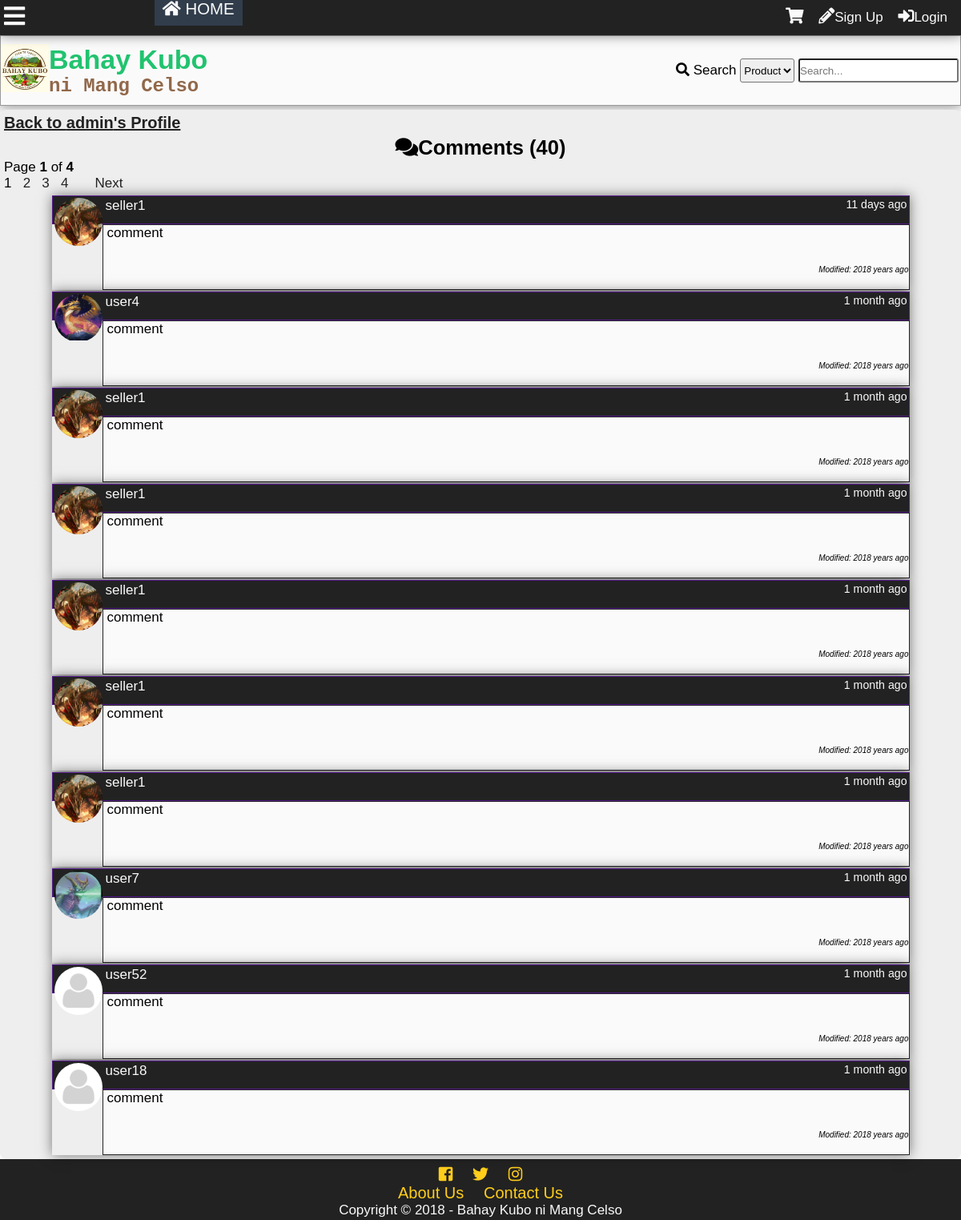
The page /profilecomments.php?id=1 on the database as committed earlier.
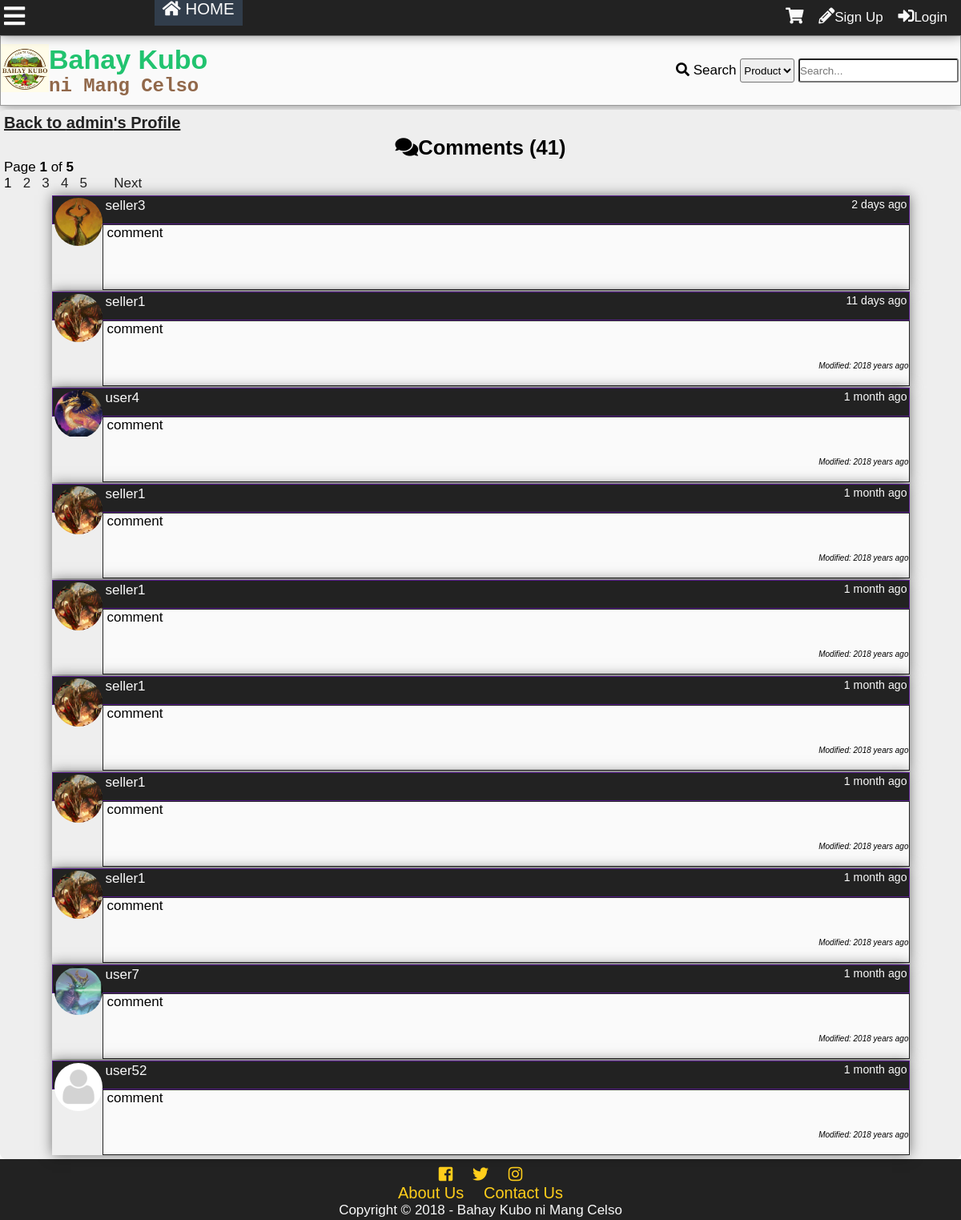
The same page on the database as committed later.
### tables this page shows
CREATE TABLE `tblcomment` (
  `commentid` int(11) NOT NULL,
  `userid` int(11) NOT NULL,
  `receiver` int(11) NOT NULL,
  `comment` text NOT NULL,
  `dateposted` datetime NOT NULL DEFAULT '0000-00-00 00:00:00',
  `modified` timestamp NULL DEFAULT NULL ON UPDATE CURRENT_TIMESTAMP
);

CREATE TABLE `tbluser` (
  `userid` int(11) NOT NULL,
  `username` varchar(100) NOT NULL,
  `password` varchar(100) NOT NULL,
  `firstname` varchar(100) NOT NULL,
  `middlename` varchar(100) NOT NULL,
  `lastname` varchar(100) NOT NULL,
  `birthday` varchar(20) NOT NULL,
  `datecreated` timestamp NOT NULL DEFAULT '0000-00-00 00:00:00',
  `email` varchar(100) NOT NULL,
  `phone` varchar(100) NOT NULL,
  `location` varchar(255) NOT NULL,
  `usertypeid` int(11) NOT NULL,
  `access` int(11) NOT NULL,
  `imgpath` varchar(200) NOT NULL,
  `bio` text NOT NULL,
  `is_show_email` tinyint(1) NOT NULL,
  `gender` int(11) NOT NULL,
  `lastupdate` timestamp NOT NULL DEFAULT '0000-00-00 00:00:00',
  `lastonline` timestamp NOT NULL DEFAULT '0000-00-00 00:00:00',
  `profileviews` int(11) NOT NULL
);

### profilecomments.php (the view, shortened to what this page needs)
<?php
include'functions.php';
require_once'connection.php';if(isset($_GET['id'])){
	$id=$_GET['id'];
	$sql="SELECT username FROM tbluser WHERE userid='$id'";
	$result=$conn->query($sql);
	$fetch=$result->fetch_object();
	if(!$fetch){
		die('This page doesn\'t exist.');
	}else{
	$name=$fetch->username;
	}
}else{
	die('This page doesn\'t exist.');
}
?>
<!DOCTYPE html>
<html lang="en">
<head>
    <link rel="stylesheet" href="css/style.css">
  	<link rel="stylesheet" href="css/fontawesome-all.css">
</head>
<body onscroll="scrollOpacity()">
	<div class="main-container">
		<div class="other-content">
			<h1><a class="btp" href="profile.php?id=<?php echo $_GET['id'] ?>">Back to <?php echo $name ?>'s Profile</a></h1>
<?php
$sql="SELECT commentid FROM tblcomment WHERE receiver='$id'";
$result=$conn->query($sql);
$rows=$result->num_rows;
$page_rows = 10;
$last = ceil($rows/$page_rows);
$pagenum = 1;
$limit = 'LIMIT ' .($pagenum - 1) * $page_rows .',' .$page_rows;
$sql3="SELECT commentid,tblcomment.userid,username,comment,dateposted,imgpath,modified FROM tblcomment
LEFT JOIN tbluser
	ON tblcomment.userid = tbluser.userid
WHERE receiver='$id'
ORDER BY commentid DESC $limit";
$textline1 = "<i class='fas fa-comments'></i>Comments (<b>".number_format($rows)."</b>)";
$textline2 = "Page <b>$pagenum</b> of <b>$last</b>";
$paginationCtrls = '';
if($last != 1){
    $paginationCtrls .= ''.$pagenum.' &nbsp; ';
	for($i = $pagenum+1; $i <= $last; $i++){
		$paginationCtrls .= '<a href="'.$_SERVER['PHP_SELF'].'?id='.$_GET['id'].'&pn='.$i.'">'.$i.'</a> &nbsp; ';
		if($i >= $pagenum+4){
			break;
		}
	}
	    if ($pagenum != $last) {
        $next = $pagenum + 1;
        $paginationCtrls .= ' &nbsp; &nbsp; <a href="'.$_SERVER['PHP_SELF'].'?id='.$_GET['id'].'&pn='.$next.'">Next</a> ';
    }
}
 echo'<h2>  '.$textline1.'</h2>
  <p>  '.$textline2.' </p>
  <div id="pagination_controls"> '.$paginationCtrls.'</div>';
$result3=$conn->query($sql3);
while($rows2=$result3->fetch_object()){
	$Cuser=$rows2->username;
	$Ccomment=$rows2->comment;
	$dateposted=$rows2->dateposted;
	$Cimg=$rows2->imgpath;
	$modified=$rows2->modified;
	if($Cimg==''){
		$Cimg='img/default.png';
	}
	if($modified==0){
		$modified='';
	}else{
		$modified='<i>Modified: '.time_elapsed_string($modified).'</i>';
	}
	echo'<div class="comment-box">
	<div class="comment-header">
	<a class="cm-user" href="profile.php?name='.$Cuser.'">
	<div class="comment-tn">
	<img src="'.$Cimg.'">
	</div>
	'.$Cuser.'</a>
	<small>'.time_elapsed_string($dateposted).'</small>
	</div>
	<div class="comment-body">
	<div class="com-container"><p class="comment-cm">'.nl2br($Ccomment).'</p></div>
		<p class="modified">'.$modified.'</p>';
		echo'
		</div>
		</div>';
	}
?>
		</div>
	</div>
</body>
</html>

Rows that differ between the two databases and show on the page:
no longer on this page (row unchanged): tblcomment: userid.username "user18", dateposted "1 month ago", comment "comment", modified "2018 years ago"
added tblcomment: userid.imgpath (picture), userid.username "seller3", dateposted "2 days ago", comment "comment"
Other text that changed with them:
$rows: "40" → "41"
$last: "4" → "5"
new list line: "5"
